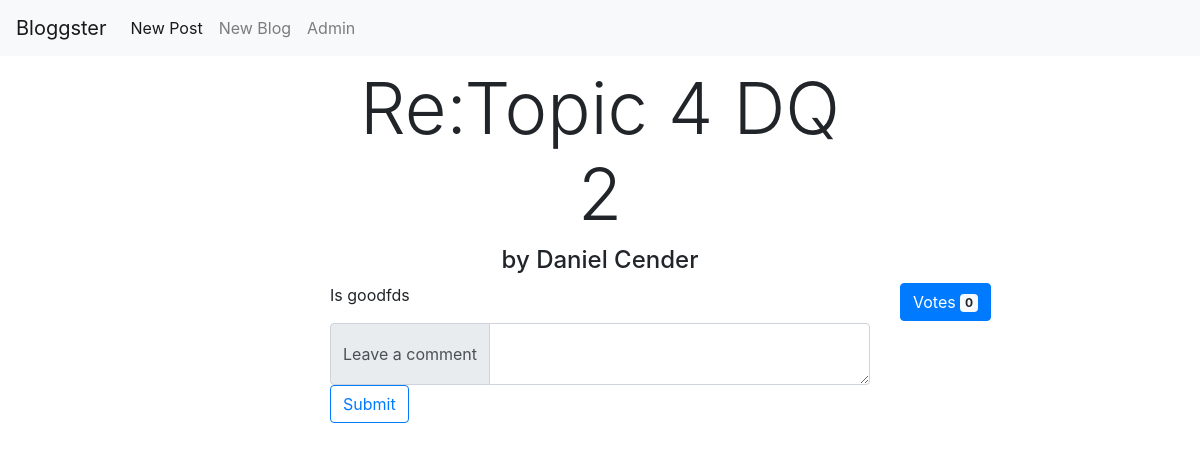
Before: /BloggingPlatform/modules/post/viewPost.php?id=8 with the older database file.
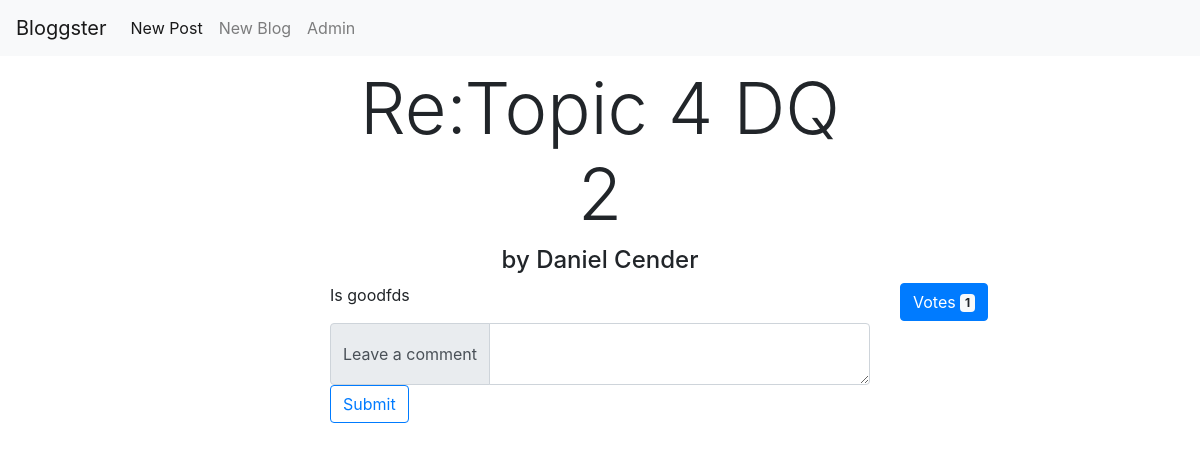
After: the same page with the newer database file.
### tables this page shows
CREATE TABLE `post` (
  `ID` int(11) NOT NULL,
  `Title` varchar(200) NOT NULL,
  `Content` text NOT NULL,
  `Author` int(11) NOT NULL,
  `Votes` int(11) DEFAULT '0',
  `BlogID` int(11) DEFAULT NULL
);

### BloggingPlatform/modules/post/viewPost.php (the view, shortened to what this page needs)
<?php
$postId = $_GET["id"];
$conn = dbConnect();
$post = $conn->query("SELECT post.ID,post.Title,post.Content,post.Votes,CONCAT(user.FirstName, ' ',user.LastName) AS Author FROM post INNER JOIN user WHERE post.Author = user.ID AND post.ID = $postId");
$row = $post->fetch_assoc();
$title = $row["Title"];
$content = $row["Content"];
$author = $row["Author"];
$votes = $row["Votes"];
?>
<!DOCTYPE html>
<html lang="en">
<head>
<link rel="stylesheet" type="text/css" href="style.css">
<link rel="stylesheet" href="https://maxcdn.bootstrapcdn.com/bootstrap/4.0.0/css/bootstrap.min.css">
</head>
<body>
<div class="container">
	<div class="row">
		<div class="col-md-3"></div>
		<h1 class="display-3 col-md-6 text-center"><?php echo $title; ?></h1>
		<div class="col-md-3"></div>
	</div>
	<div class="row">
	<div class="col-md-3"></div>
		<h4 class="col-md-6 text-center">by <?php echo $author; ?></h4>
		<div class="col-md-3"></div>
	</div>
	<div class="row">
		<div class="col-md-3"></div>
		<div class="col-md-6">
		<p class=""><?php echo $content; ?></p>
		</div>
		<div class="col-md-3">
		<button type="button" class="btn btn-primary" onClick="upVote()">
  Votes <span id="votes" class="badge badge-light"><?php echo $votes;?></span>
</button>
		</div>
	</div>
	<div class="row">
	<div class="col-sm-3"></div>
	<div class="col-sm-6">
	<form onSubmit="">
		<div class="input-group">
  <div class="input-group-prepend">
    <span class="input-group-text">Leave a comment</span>
  </div>
  <textarea class="form-control" onchange="languageFilter(this.value)" id="comment" aria-label="With textarea"></textarea>
</div>
		<button type="button" id="submit_btn" onclick="saveComment()" class="btn btn-outline-primary">Submit</button>
		</form>
	</div>
	<div class="col-sm-3"></div>
	</div>
</div>
</body>
</html>

Changed rows visible on the page:
changed post "Re:Topic 4 DQ 2": Votes "0" → "1"
